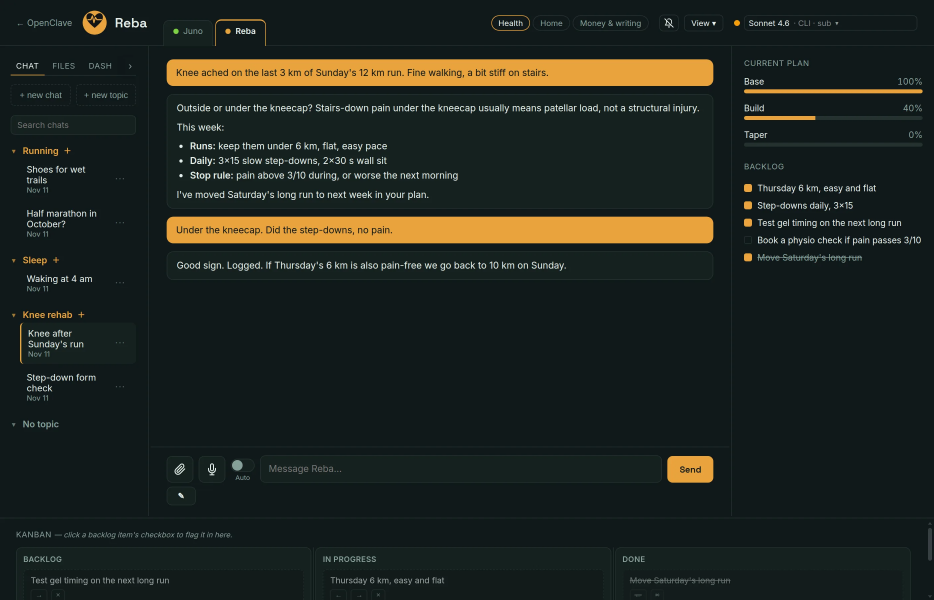
#> input picture site/img/agent.webp, 2800 x 1800 px (shown at 1/3 size); its folder holds only this picture in this run
$ python -i avatar_maker.py   (imports and definitions only)
#> lines starting #> are read from the running program, lines starting #| are printed output that depends on the picture; after the words box and inside, x2 and y2 are one past the last pixel; in counts of white or black regions, pixels touching at a corner belong together
#> further down, picture is the input picture: PIL image 2800x1800 RGB; mean R, G, B 32.5, 37.9, 32.3
"""Avatar maker: fetch a picture from a URL, and turn a cropped picture into a
cartoon, for the avatar editor in the Control Panel (static/avatar_maker.js).

The browser does the cropping (drag and zoom in a canvas). The server only
fetches remote pictures, because the browser can't read most of them
(cross-origin), and runs the cartoon filter, because Pillow is already here.
No AI model and no extra dependency: the filter is classic image processing
(smooth, reduce to flat colours, draw dark outlines), deterministic and free.
A picture can also be tinted in the agent's colour (tint); the untinted one is
kept next to the avatar so a colour change re-tints it (agent_factory.set_color).

Fetching a URL on the server is a classic way to probe a private network
(SSRF), so fetch_image only talks to public addresses: http(s) only, every
resolved address must be a global one, redirects are followed by hand and
re-checked, and the download is capped in size and must decode as an image.
"""
import io
import ipaddress
import socket
from urllib.parse import urljoin, urlsplit

import requests
from PIL import Image, ImageChops, ImageEnhance, ImageFilter, ImageOps, UnidentifiedImageError

MAX_DOWNLOAD = 10_000_000      # bytes
MAX_SIDE = 1600                # px; the editor never needs more
MAX_REDIRECTS = 3
TIMEOUT_S = 10
STYLES = ("cartoon", "comic", "poster")


class AvatarError(ValueError):
    """Shown to the user as is."""


# [69 lines left out: functions _check_public, fetch_image, decode, to_png, not called in this run]


# Per style and strength (1, 2, 3): flat colours, outline sensitivity (lower =
# more lines), outline width, and the shortest outline kept (px at WORK size;
# drops the specks texture like grass or hair would leave).
_STYLE = {
    "cartoon": {"colors": (12, 10, 8), "line": (9, 7, 5), "thick": 1, "min_line": 50, "sat": 1.3},
    "comic":   {"colors": (9, 8, 6),   "line": (8, 6, 4), "thick": 2, "min_line": 60, "sat": 1.4},
    "poster":  {"colors": (7, 5, 4),   "line": None,      "thick": 0, "min_line": 0,  "sat": 1.4},
}
WORK = 256  # px the filter runs at; the saved avatar is 256
INK = (22, 20, 24)


def _drop_small(mask: Image.Image, min_size: int) -> Image.Image:
    """Only the connected outline pieces with at least min_size pixels."""
    w, h = mask.size
    px = mask.tobytes()
    seen, out = bytearray(w * h), bytearray(w * h)
    for start in range(w * h):
        if not px[start] or seen[start]:
            continue
        seen[start] = 1
        stack, piece = [start], []
        while stack:
            p = stack.pop()
            piece.append(p)
            x = p % w
            for q in (p - 1 if x else -1, p + 1 if x < w - 1 else -1, p - w, p + w):
                if 0 <= q < w * h and px[q] and not seen[q]:
                    seen[q] = 1
                    stack.append(q)
        if len(piece) >= min_size:
            for p in piece:
                out[p] = 255
    return Image.frombytes("L", (w, h), bytes(out))


def cartoonify(image: Image.Image, style: str = "cartoon", strength: int = 2) -> Image.Image:
    """Flat colours plus dark outlines, Pillow only (~0.15 s). Outlines are a
    difference of Gaussians (dark ridges: eyes, mouth, contours), not raw
    edges, so texture doesn't turn into specks; what specks remain are
    dropped by size. Keeps transparency."""
#> called with style = 'cartoon', strength = 2
    if style not in STYLES:
        raise AvatarError(f"Unknown style; use one of {', '.join(STYLES)}.")
    i = max(1, min(3, int(strength))) - 1
    cfg = _STYLE[style]
    alpha = image.getchannel("A") if image.mode == "RGBA" else None
    size = image.size
#> size = (2800, 1800)
    work = image.convert("RGB").resize((WORK, WORK), Image.LANCZOS)

    # 1. Smooth texture away, then flat colours.
    smooth = work.filter(ImageFilter.MedianFilter(5)).filter(ImageFilter.MedianFilter(5))
    smooth = ImageEnhance.Color(smooth).enhance(cfg["sat"])
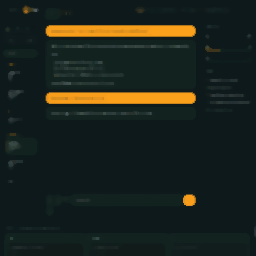
#> smooth: PIL image 256x256 RGB; mean R, G, B 28.6, 35.4, 29
    if style == "poster":
        smooth = ImageEnhance.Contrast(smooth).enhance(1.2)
    flat = smooth.quantize(colors=cfg["colors"][i], method=Image.Quantize.MEDIANCUT,
                           dither=Image.Dither.NONE)
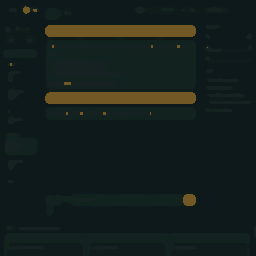
#> flat: PIL image 256x256 P; mean R, G, B 21.2, 31.2, 28.7
    flat = flat.filter(ImageFilter.ModeFilter(5)).convert("RGB")  # tidy speckles left by quantizing
#> flat: PIL image 256x256 RGB

    # 2. Outlines: where a pixel is darker than its surroundings.
    result = flat.resize(size, Image.LANCZOS)
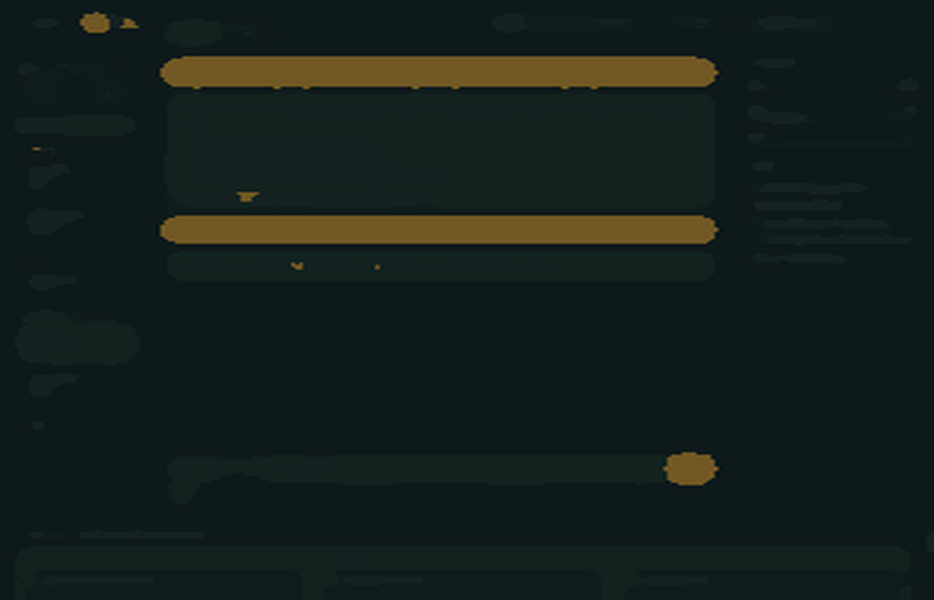
#> result: PIL image 2800x1800 RGB (shown at 1/3 size); mean R, G, B 21.4, 31.3, 28.7
    if cfg["line"]:
        gray = work.convert("L")
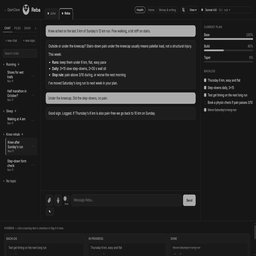
#> gray: PIL image 256x256 L; min 5, max 198, mean 35.4
        ridges = ImageChops.subtract(gray.filter(ImageFilter.GaussianBlur(2.0)), gray.filter(ImageFilter.GaussianBlur(1.0)))
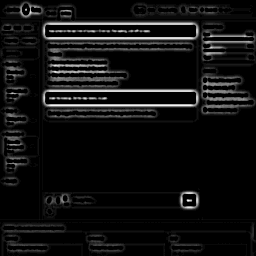
#> ridges: PIL image 256x256 L; min 0, max 28, mean 1.8; drawn with min black and max white
        threshold = cfg["line"][i]
        lines = ridges.point(lambda v: 255 if v > threshold else 0)
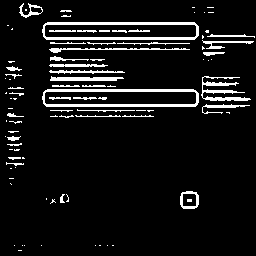
#> lines: PIL image 256x256 L; 8.3% white; 95 white regions (51 under 20 px), largest, box (x1, y1, x2, y2) and area: (42, 89, 199, 107) 973, (42, 22, 199, 40) 971, (201, 76, 251, 101) 448
        lines = ImageOps.expand(ImageOps.crop(lines, 3), 3, fill=0)  # the picture's own border isn't an outline
        lines = _drop_small(lines, cfg["min_line"])
        if cfg["thick"] > 1:
            lines = lines.filter(ImageFilter.MaxFilter(3))
        lines = lines.resize(size, Image.BILINEAR).filter(ImageFilter.GaussianBlur(0.5))
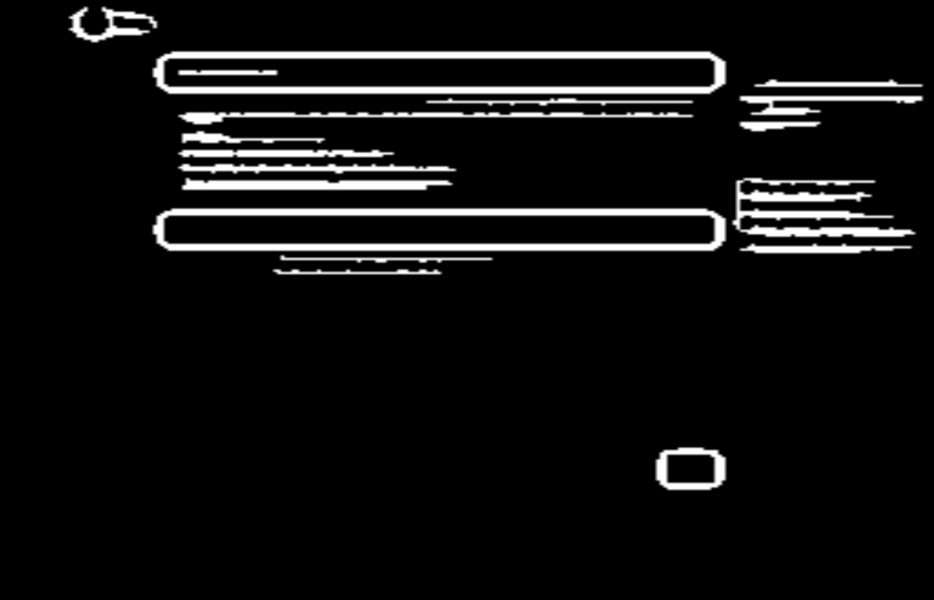
#> lines: PIL image 2800x1800 L (shown at 1/3 size); min 0, max 255, mean 16.7
        result = Image.composite(Image.new("RGB", size, INK), result, lines)

    if alpha is not None:
        result = result.convert("RGBA")
        result.putalpha(alpha)
    return result


def _mix(a: tuple, b: tuple, t: float) -> tuple:
    return tuple(round(x + (y - x) * t) for x, y in zip(a, b))


# [32 lines left out: functions parse_color, tint, cartoon_png, not called in this run]

>>> from PIL import Image
>>> picture = Image.open('site/img/agent.webp')
>>> result = cartoonify(picture)

$ run again, on site/img/claves.webp
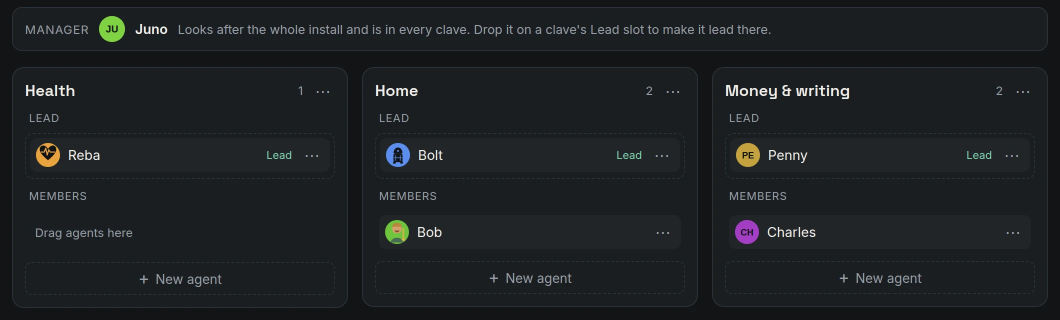
#> input picture site/img/claves.webp, 2120 x 640 px (shown at 1/2 size)
#> picture is the input picture: PIL image 2120x640 RGB; mean R, G, B 29.4, 33.2, 35.7
#> in cartoonify, `lines = ridges.point(lambda v: 255 if v > threshold else 0)`:
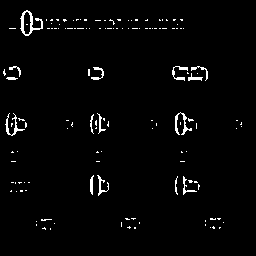
#> lines: PIL image 256x256 L; 2.3% white in thin lines or dots, all inside (x1, y1, x2, y2) = (3, 10, 242, 230)
#> in cartoonify, `lines = lines.resize(size, Image.BILINEAR).filter(ImageFilter.Gaussian..`:
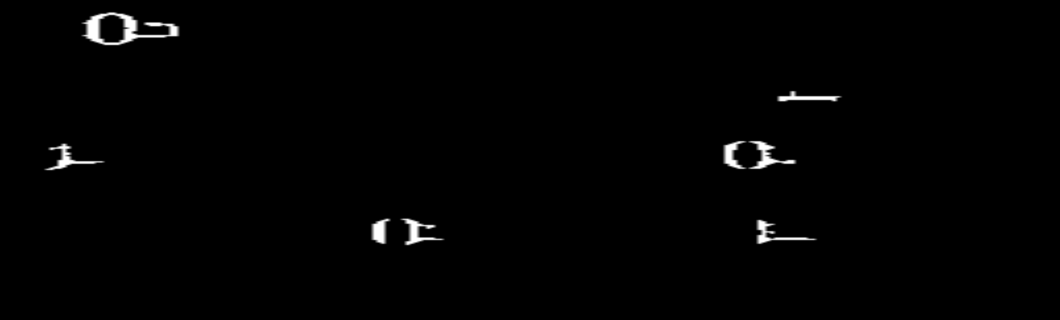
#> lines: PIL image 2120x640 L (shown at 1/2 size); min 0, max 255, mean 2.3
